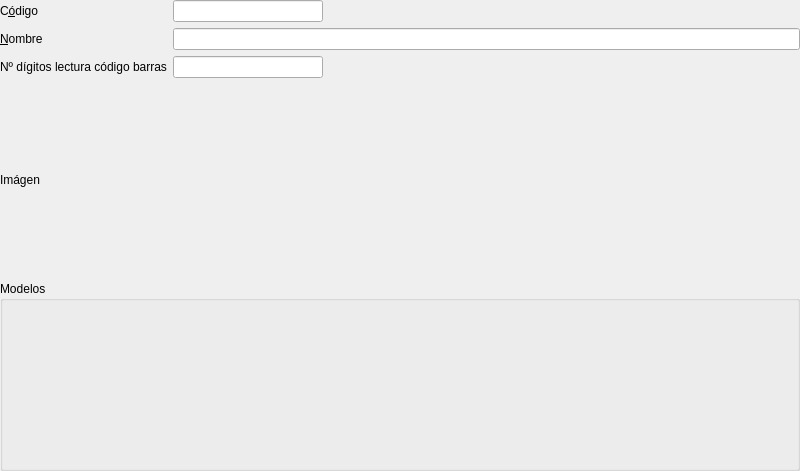
<?xml version="1.0" encoding="UTF-8"?>
<ui version="4.0">
 <class>Form</class>
 <widget class="QWidget" name="Form">
  <property name="geometry">
   <rect>
    <x>0</x>
    <y>0</y>
    <width>800</width>
    <height>471</height>
   </rect>
  </property>
  <property name="windowTitle">
   <string>Form</string>
  </property>
  <property name="tableName" stdset="0">
   <string>almacenes</string>
  </property>
  <layout class="QGridLayout" name="gridLayout">
   <property name="leftMargin">
    <number>0</number>
   </property>
   <property name="topMargin">
    <number>0</number>
   </property>
   <property name="rightMargin">
    <number>0</number>
   </property>
   <property name="bottomMargin">
    <number>0</number>
   </property>
   <item row="4" column="0" colspan="4">
    <widget class="QGroupBox" name="groupBox">
     <property name="title">
      <string>Modelos</string>
     </property>
     <layout class="QHBoxLayout" name="horizontalLayout">
      <item>
       <widget class="DBDetailView" name="dbDetailView" native="true">
        <property name="relationName" stdset="0">
         <string>marcasmodelos</string>
        </property>
        <property name="dataEditable" stdset="0">
         <bool>true</bool>
        </property>
       </widget>
      </item>
     </layout>
    </widget>
   </item>
   <item row="0" column="0">
    <widget class="QLabel" name="label_2">
     <property name="text">
      <string>C&amp;ódigo</string>
     </property>
     <property name="buddy">
      <cstring>db_codigo</cstring>
     </property>
    </widget>
   </item>
   <item row="0" column="1">
    <widget class="DBLineEdit" name="db_codigo">
     <property name="minimumSize">
      <size>
       <width>150</width>
       <height>0</height>
      </size>
     </property>
     <property name="fieldName" stdset="0">
      <string>codigo</string>
     </property>
     <property name="dataEditable" stdset="0">
      <bool>true</bool>
     </property>
    </widget>
   </item>
   <item row="0" column="2" colspan="2">
    <spacer name="horizontalSpacer">
     <property name="orientation">
      <enum>Qt::Horizontal</enum>
     </property>
     <property name="sizeHint" stdset="0">
      <size>
       <width>518</width>
       <height>20</height>
      </size>
     </property>
    </spacer>
   </item>
   <item row="1" column="0">
    <widget class="QLabel" name="label_3">
     <property name="text">
      <string>&amp;Nombre</string>
     </property>
     <property name="buddy">
      <cstring>db_nombre</cstring>
     </property>
    </widget>
   </item>
   <item row="1" column="1" colspan="3">
    <widget class="DBLineEdit" name="db_nombre">
     <property name="fieldName" stdset="0">
      <string>nombre</string>
     </property>
     <property name="dataEditable" stdset="0">
      <bool>true</bool>
     </property>
    </widget>
   </item>
   <item row="3" column="1" colspan="3">
    <widget class="DBFileUpload" name="dbFileUpload" native="true">
     <property name="fieldName" stdset="0">
      <string>logo</string>
     </property>
     <property name="dataEditable" stdset="0">
      <bool>true</bool>
     </property>
    </widget>
   </item>
   <item row="3" column="0">
    <widget class="QLabel" name="label">
     <property name="text">
      <string>Imágen</string>
     </property>
    </widget>
   </item>
   <item row="2" column="0">
    <widget class="QLabel" name="label_4">
     <property name="text">
      <string>Nº dígitos lectura código barras</string>
     </property>
     <property name="buddy">
      <cstring>lineEdit</cstring>
     </property>
    </widget>
   </item>
   <item row="2" column="1">
    <widget class="DBLineEdit" name="lineEdit">
     <property name="dataEditable" stdset="0">
      <bool>true</bool>
     </property>
     <property name="fieldName" stdset="0">
      <string>numdigitoslecturacodbarras</string>
     </property>
    </widget>
   </item>
  </layout>
 </widget>
 <customwidgets>
  <customwidget>
   <class>DBDetailView</class>
   <extends>QWidget</extends>
   <header>widgets/dbdetailview.h</header>
  </customwidget>
  <customwidget>
   <class>DBFileUpload</class>
   <extends>QWidget</extends>
   <header>widgets/dbfileupload.h</header>
  </customwidget>
  <customwidget>
   <class>DBLineEdit</class>
   <extends>QLineEdit</extends>
   <header>widgets/dblineedit.h</header>
  </customwidget>
 </customwidgets>
 <tabstops>
  <tabstop>db_codigo</tabstop>
  <tabstop>db_nombre</tabstop>
  <tabstop>lineEdit</tabstop>
 </tabstops>
 <resources/>
 <connections/>
</ui>
